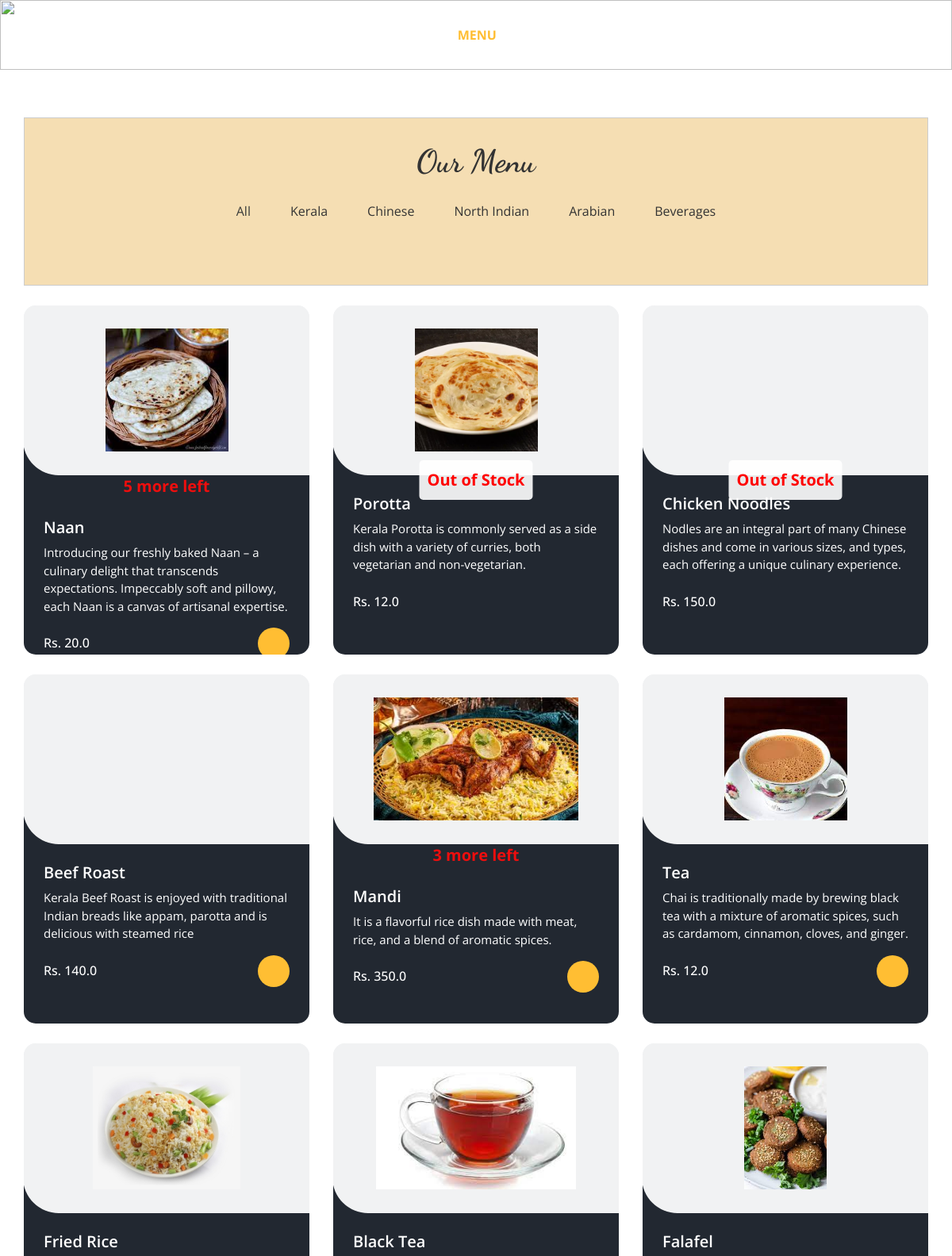
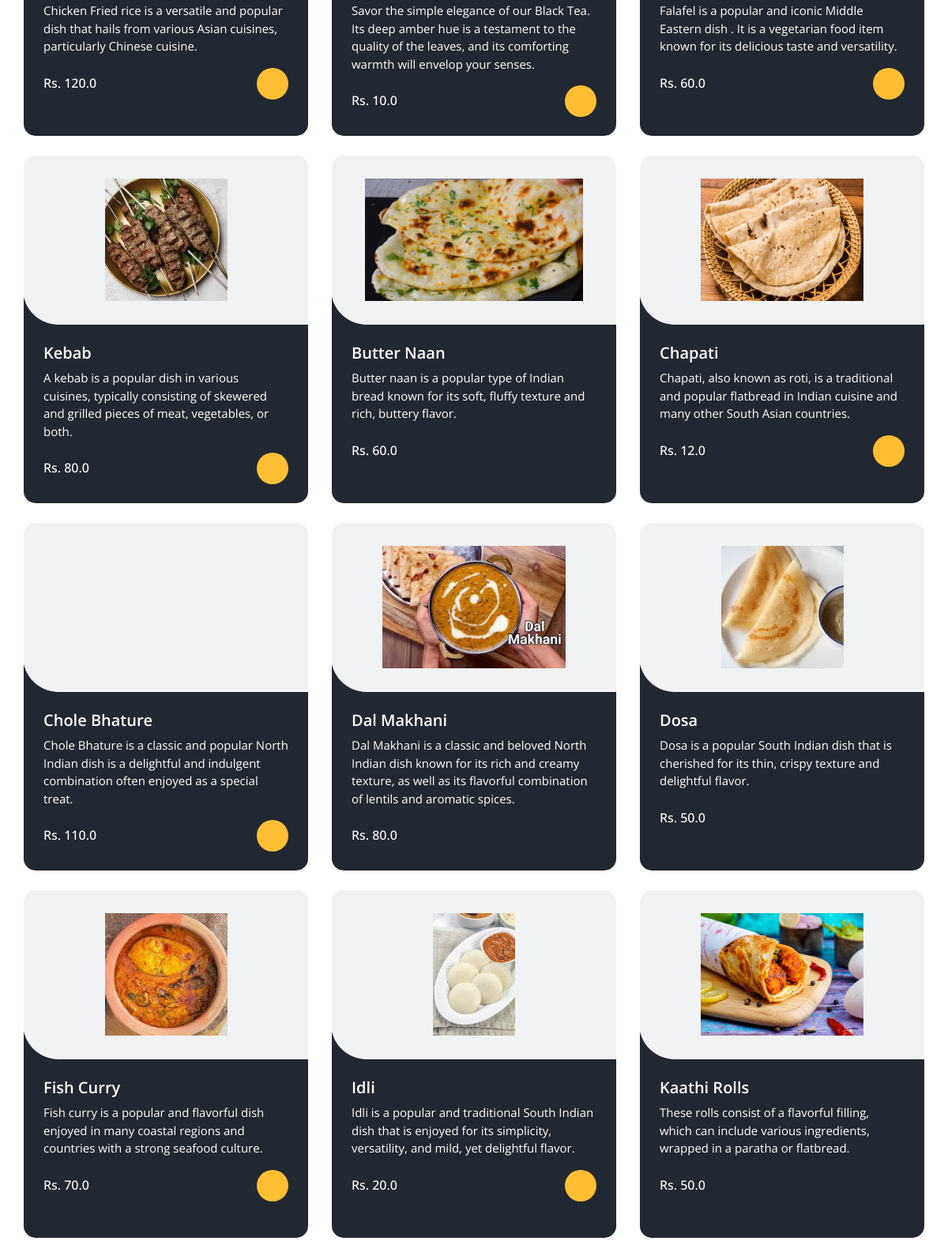
Page /menumore/ (upper part) on the committed database (2 pictures, top to bottom).
### home/models.py (models this page shows, shortened)
class menus(models.Model):
    CATEGORY_CHOICES = (
        ('Kerala', 'Kerala'),
        ('Chineese', 'Chineese'),
        ('North Indian', 'North Indian'),
        ('Arabian', 'Arabian'),
        ('Beverages', 'Beverages'),
    )
    SUBMENU_CHOICES = (
        ('Breads', 'Breads'),
        ('Curries', 'Curries'),
        ('Rice Dishes','Rice Dishes'),
        ('Appetizers','Appetizers'),
        ('Main Course','Main Course'),
        ('Breads & Accompaniments', 'Breads & Accompaniments'),
        ('Rolls & Grills','Rolls & Grills'),
        ('Hot Beverage','Hot Beverage'),
        ('Cold Beverage','Cold Beverage'),
    )
    SUB_SUBMENU_CHOICES = (
        ('Vegetarian', 'Vegetarian'),
        ('Non-Vegetarian', 'Non-Vegetarian'),
        ('Water-based','Water-based'),
        ('Milk-based','Milk-based')
    )
    name = models.CharField(max_length=100)
    category = models.CharField(max_length=50, choices=CATEGORY_CHOICES, default='')
    submenu = models.CharField(max_length=50, choices=SUBMENU_CHOICES, default='', blank=True)
    sub_submenu = models.CharField(max_length=50, choices=SUB_SUBMENU_CHOICES, default='', blank=True)
    desc = models.CharField(max_length=300)
    price = models.FloatField()
    img = models.ImageField(upload_to='menus/', blank=True, null=True)
    active = models.BooleanField(default=True)

### home/views.py (the view)
# urls.py: path('menumore/',menumore, name='menumore'),
def menumore(request):
    Menus=menus.objects.all()
    return render(request,'menumore.html',{'Menus': Menus})

### templates/menumore.html (shortened to what this page needs)
{% load static %}
<!DOCTYPE html>
<html>
<head>
  <link rel="stylesheet" type="text/css" href="{% static 'css/bootstrap.css' %}" />
  <link rel="stylesheet" type="text/css" href="https://cdnjs.cloudflare.com/ajax/libs/OwlCarousel2/2.3.4/assets/owl.carousel.min.css" />
  <link rel="stylesheet" href="https://cdnjs.cloudflare.com/ajax/libs/jquery-nice-select/1.1.0/css/nice-select.min.css" />
  <link href="{% static 'css/font-awesome.min.css' %}" rel="stylesheet" />
  <link href="{% static 'css/style.css' %}" rel="stylesheet" />
  <link href="{% static 'css/responsive.css' %}" rel="stylesheet" />
</head>
<body class="sub_page">
  <div class="hero_area">
    <div class="bg-box">
      <img src="{% static 'images/hero-bg.jpg' %}" alt="">
    </div>
    <header class="header_section">
      <div class="container">
        <nav class="navbar navbar-expand-lg custom_nav-container ">
          <a class="navbar-brand" href="{% url '' %}">
            <span>
            </span>
          </a>
          <div class="collapse navbar-collapse" id="navbarSupportedContent">
            <ul class="navbar-nav  mx-auto ">
              <li class="nav-item">
                <a class="nav-link" href="{% url '' %}">Home </a>
              </li>
              <li class="nav-item">
                <a class="nav-link" href="{% url 'about' %}">About</a>
              </li>
              <li class="nav-item active">
                <a class="nav-link" href="{% url 'menu' %}">Menu <span class="sr-only">(current)</span> </a>
              </li>
              <li class="nav-item">
                <a class="nav-link" href="{% url 'add_reservation' %}">Book Table</a>
              </li>
              <li class="nav-item">
                <a class="nav-link" href="{% url 'booking_list'  %}">Bookings </a>
              </li>
              <li class="nav-item">
                <a class="nav-link" href="{% url 'orders_lists' %}">Orders </a>
              </li>
              <li class="nav-item">
                {% if user.is_authenticated %}
                  <a class="nav-link" href="{% url 'loggout' %}">Logout</a>
                {% else %}
                  <a class="nav-link" href="{% url 'login' %}">Login</a>
                {% endif %}
              </li>
            </ul>
            <div class="user_option">
              <a class="cart_link" href="#">
              </a>
            </div>
          </div>
        </nav>
      </div>
    </header>
  </div>
  <section class="food_section layout_padding">
    <div class="container">
      <div class="centered-div">
      <div class="heading_container heading_center">
        <h2>
          Our Menu
        </h2>
      </div>
      <ul class="filters_menu" style="margin-top: 20px; background-color:wheat ">
        <li class="" data-filter="*"><a href="{% url 'menu' %}" style="color:#393b3a;" >All</a></li>
        <li class="has-submenu">Kerala
        </li>
        <li class="has-submenu">Chinese
        </li>
        <li class="has-submenu">North Indian
        </li>
        <li class="has-submenu">Arabian
        </li>
        <li class="has-submenu">Beverages
        </li>
      </ul><br>
    </div>
      <div class="filters-content">
        <div class="row grid">
          {% for Menu in Menus %}
          {% if Menu.active %}
              <div class="col-sm-6 col-lg-4 all pasta">
                  <div class="box" style="height: 440px; {% if Menu.stock.stock_quantity == 0 %}filter: blur(0.5px);{% endif %}">
                      <div>
                        <div class="img-box" >
                          <img src="{{ Menu.img.url }}" alt="" >
                          {% if Menu.stock.stock_quantity == 0 %}
                              <div class="out-of-stock-message-container">
                                  <div class="out-of-stock-message" style="font-size: 20px;">
                                      Out of Stock
                                  </div>
                              </div>
                          {% endif %}
                      </div>
                          {% with stock=Menu.stock.stock_quantity %}
                            {% if stock > 0 and stock <= 5 %}
                            <div role="alert" style="color: #ed0e0e; font-size: 20px; font-weight: bold; display: flex; justify-content: center; align-items: center; height: 100%; animation: blink 1s infinite;">
                                    {{ stock }} more left
                                </div>
                            {% endif %}
                        {% endwith %}
                          <div class="detail-box">
                              <h5>{{ Menu.name }}</h5>
                              <p>{{ Menu.desc }}</p>
                              <div class="options">
                                  <h6>Rs. {{ Menu.price }}</h6>
                                  <div class="button-container">
                                      {% if Menu.stock.stock_quantity > 0 %}
                                          <a href="{% url 'add_to_cart' Menu.id %}">
                                              <i class="fa fa-cart-plus" aria-hidden="true" style="color: black;"></i>
                                          </a>
                                      {% endif %}
                                  </div>
                              </div>
                          </div>
                      </div>
                  </div>
              </div>
          {% endif %}
      {% endfor %}
    </div>
      </div>
    </div>
  </section>
</body>
</html>

### static/css/style.css (style rules this page uses)
body { font-family: "Open Sans", sans-serif; color: #0c0c0c; background-color: #ffffff; overflow-x: hidden; }
.layout_padding { padding: 90px 0; }
h1, h2 { font-family: 'Dancing Script', cursive; }
.heading_container { display: -webkit-box; display: -ms-flexbox; display: flex; -webkit-box-orient: vertical; -webkit-box-direction: normal; -ms-flex-direction: column; flex-direction: column; -webkit-box-align: start; -ms-flex-align: start; align-items: flex-start; }
.heading_container h2 { position: relative; margin-bottom: 0; font-size: 2.5rem; font-weight: bold; }
.heading_container.heading_center { -webkit-box-align: center; -ms-flex-align: center; align-items: center; text-align: center; }
a, a:hover, a:focus { text-decoration: none; }
.hero_area { position: relative; min-height: 50vh; display: -webkit-box; display: -ms-flexbox; display: flex; -webkit-box-orient: vertical; -webkit-box-direction: normal; -ms-flex-direction: column; flex-direction: column; }
.bg-box { position: absolute; top: 0; left: 0; width: 100%; height: 100%; }
.bg-box img { width: 100%; height: 100%; -o-object-fit: cover; object-fit: cover; }
.sub_page .hero_area { min-height: auto; }
.sub_page .hero_area .bg-box { position: absolute; top: 0; left: 0; width: 100%; height: 100%; }
.sub_page .hero_area .bg-box img { width: 100%; height: 100%; -o-object-fit: cover; object-fit: cover; -o-object-position: right top; object-position: right top; }
.header_section { padding: 15px 0; }
.navbar-brand { font-family: 'Dancing Script', cursive; }
.navbar-brand span { font-weight: bold; font-size: 32px; color: #ffffff; }
.custom_nav-container { padding: 0; }
.custom_nav-container .navbar-nav { padding-left: 18%; }
.custom_nav-container .navbar-nav .nav-item .nav-link { padding: 5px 20px; color: #ffffff; text-align: center; text-transform: uppercase; border-radius: 5px; -webkit-transition: all 0.3s; transition: all 0.3s; }
.custom_nav-container .navbar-nav .nav-item:hover .nav-link, .custom_nav-container .navbar-nav .nav-item.active .nav-link { color: #ffbe33; }
.user_option { display: -webkit-box; display: -ms-flexbox; display: flex; -webkit-box-align: center; -ms-flex-align: center; align-items: center; }
.user_option a { margin: 0 10px; }
.user_option .cart_link { display: -webkit-box; display: -ms-flexbox; display: flex; -webkit-box-pack: center; -ms-flex-pack: center; justify-content: center; -webkit-box-align: center; -ms-flex-align: center; align-items: center; }
.user_option .cart_link svg { width: 17px; height: auto; fill: #ffffff; margin-bottom: 2px; }
.food_section .filters_menu { padding: 0; display: -webkit-box; display: -ms-flexbox; display: flex; -ms-flex-wrap: wrap; flex-wrap: wrap; -webkit-box-pack: center; -ms-flex-pack: center; justify-content: center; list-style-type: none; margin: 45px 0 20px 0; }
.food_section .filters_menu li { padding: 7px 25px; cursor: pointer; border-radius: 25px; }
.food_section .box { position: relative; margin-top: 25px; background-color: #ffffff; border-radius: 10px; color: #ffffff; border-radius: 15px; overflow: hidden; background: linear-gradient(to bottom, #f1f2f3 25px, #222831 25px); }
.food_section .box .img-box { background: #f1f2f3; display: -webkit-box; display: -ms-flexbox; display: flex; -webkit-box-pack: center; -ms-flex-pack: center; justify-content: center; -webkit-box-align: center; -ms-flex-align: center; align-items: center; height: 215px; border-radius: 0 0 0 45px; margin: -1px; padding: 25px; }
.food_section .box .img-box img { max-width: 100%; max-height: 155px; -webkit-transition: all .2s; transition: all .2s; }
.food_section .box .detail-box { padding: 25px; }
.food_section .box .detail-box h5 { font-weight: 600; }
.food_section .box .detail-box p { font-size: 15px; }
.food_section .box .detail-box h6 { margin-top: 10px; }
.food_section .box .options { display: -webkit-box; display: -ms-flexbox; display: flex; -webkit-box-pack: justify; -ms-flex-pack: justify; justify-content: space-between; }
.food_section .box .options a { width: 40px; height: 40px; border-radius: 100%; background: #ffbe33; display: -webkit-box; display: -ms-flexbox; display: flex; -webkit-box-pack: center; -ms-flex-pack: center; justify-content: center; -webkit-box-align: center; -ms-flex-align: center; align-items: center; }

### static/css/responsive.css (style rules this page uses)
@media (min-width: 1200px) { .container { max-width: 1170px; } }

### rows in the picture
menus: img (picture), stock.stock_quantity "5", name "Naan", desc "Introducing our freshly baked Naan – a culinary delight that transcends expectations. Impeccably soft and pillowy, each Naan is a canvas of artisanal expertise.", price "20.0"
menus: img (picture), shows "Out of Stock", name "Porotta", desc "Kerala Porotta is commonly served as a side dish with a variety of curries, both vegetarian and non-vegetarian.", price "12.0"
menus: shows "Out of Stock", name "Chicken Noodles", desc "Nodles are an integral part of many Chinese dishes and come in various sizes, and types, each offering a unique culinary experience.", price "150.0"
menus: name "Beef Roast", desc "Kerala Beef Roast is enjoyed with traditional Indian breads like appam, parotta and is delicious with steamed rice", price "140.0"
menus: img (picture), stock.stock_quantity "3", name "Mandi", desc "It is a flavorful rice dish made with meat, rice, and a blend of aromatic spices.", price "350.0"
menus: img (picture), name "Tea", desc "Chai is traditionally made by brewing black tea with a mixture of aromatic spices, such as cardamom, cinnamon, cloves, and ginger.", price "12.0"
menus: img (picture), name "Fried Rice", desc "Chicken Fried rice is a versatile and popular dish that hails from various Asian cuisines, particularly Chinese cuisine.", price "120.0"
menus: img (picture), name "Black Tea", desc "Savor the simple elegance of our Black Tea. Its deep amber hue is a testament to the quality of the leaves, and its comforting warmth will envelop your senses.", price "10.0"
menus: img (picture), name "Falafel", desc "Falafel is a popular and iconic Middle Eastern dish . It is a vegetarian food item known for its delicious taste and versatility.", price "60.0"
menus: img (picture), name "Kebab", desc "A kebab is a popular dish in various cuisines, typically consisting of skewered and grilled pieces of meat, vegetables, or both.", price "80.0"
menus: img (picture), name "Butter Naan", desc "Butter naan is a popular type of Indian bread known for its soft, fluffy texture and rich, buttery flavor.", price "60.0"
menus: img (picture), name "Chapati", desc "Chapati, also known as roti, is a traditional and popular flatbread in Indian cuisine and many other South Asian countries.", price "12.0"
menus: name "Chole Bhature", desc "Chole Bhature is a classic and popular North Indian dish is a delightful and indulgent combination often enjoyed as a special treat.", price "110.0"
menus: img (picture), name "Dal Makhani", desc "Dal Makhani is a classic and beloved North Indian dish known for its rich and creamy texture, as well as its flavorful combination of lentils and aromatic spices.", price "80.0"
menus: img (picture), name "Dosa", desc "Dosa is a popular South Indian dish that is cherished for its thin, crispy texture and delightful flavor.", price "50.0"
menus: img (picture), name "Fish Curry", desc "Fish curry is a popular and flavorful dish enjoyed in many coastal regions and countries with a strong seafood culture.", price "70.0"
menus: img (picture), name "Idli", desc "Idli is a popular and traditional South Indian dish that is enjoyed for its simplicity, versatility, and mild, yet delightful flavor.", price "20.0"
menus: img (picture), name "Kaathi Rolls", desc "These rolls consist of a flavorful filling, which can include various ingredients, wrapped in a paratha or flatbread.", price "50.0"
